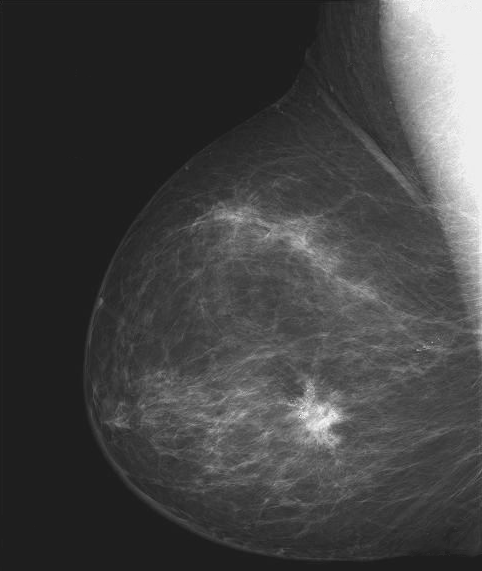
#> input picture CH03/Fig0304(a)(breast_digital_Xray).tif, 482 x 571 px, found by its file name
$ python B_expt1d.py
#> lines starting #> are read from the running program, lines starting #| are printed output that depends on the picture
### important_classes/intensity_transformations.py
'''
Intensity Transformations
'''
# Important imports
import numpy as np

class IntensityTransformations:

    def __init__(self):
        pass


    ''' Bit plane Slicing '''
    # [12 lines left out: function bit_plane_slicing, not called in this run]


    ''' Contrast Stretching '''
    def contrast_stretch(self,r1,r2,s1,s2,L=256):
        def cs(r):
            if r>=0 and r<r1:
                return (s1*r)/r1
            elif r>=r1 and r<=r2:
                return (r-r1)*((s2-s1)/(r2-r1))+s1
            elif r>r2 and r<L-1:
                return (r-r2)*((L-1-s2)/(L-1-r2))+s2
        return np.vectorize(cs)


    ''' Thresholding '''
    # [7 lines left out: function threshold, not called in this run]


    ''' Image Negative '''
    def negative(self,img,L):
        img=np.uint8(img)
        return self.contrast_stretch(0,L-1,L-1,0)(img)


    ''' Intensity Level Slicing '''
    # [11 lines left out: function intensity_level_slice, not called in this run]


    ''' Log Transformations (base:n)'''
    # [8 lines left out: function log, not called in this run]


    ''' Antilog Transformations (base:n)'''
    # [7 lines left out: function antilog, not called in this run]


    ''' Power-Law (Gamma) Transformations'''
    # [7 lines left out: function gamma, not called in this run]


### B_expt1d.py
'''
B_expt No. 1d:

Negative

Note: By default matplotlib.pyplot stretches the contrast of the image, which is not expected by us as learners, so we need to pass the lower and higher values of intensities in imshow(img,vmin=0,vmax=255) to get output as per our transform function

'''

# important imports
import numpy as np
from matplotlib import pyplot as plt, gridspec as gs
from dip_toolbox import IntensityTransformations

# initializing object from IntensityTransformations class
it=IntensityTransformations()

# importing images
img1=plt.imread('CH03\Fig0304(a)(breast_digital_Xray).tif')
#> img1 is the input picture: shape (571, 482); min 21, max 255, mean 66.7

# intensity levels
L=256

# negative
r=np.arange(0,L)
s,img2=it.negative(r,L),it.negative(img1,L)
#> call 2 of negative, with L = 256
#> in negative (call 2), `return self.contrast_stretch(0,L-1,L-1,0)(img)`:
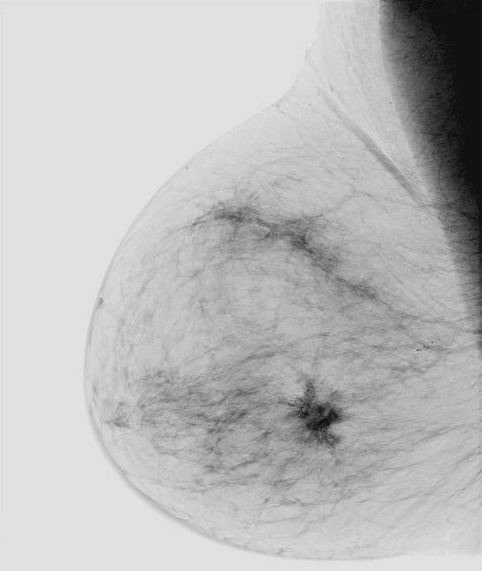
#> returned value: shape (571, 482) float64; min 0, max 234, mean 188.3
#> s = 256 values, max 255 at index 0, min 0 at index 255, mean 127.5


# plotting:
fig1=plt.figure(1)
gs1=gs.GridSpec(1,3)

ax11=plt.subplot(gs1[0,0])
ax11.set_title('Original image')
ax11.axis('off')
ax11.imshow(img1,cmap='gray',vmin=0,vmax=255)


ax12=plt.subplot(gs1[0,1])
ax12.set_title('Transformation function')
ax12.plot(r,s)
ax12.set_xlabel('input image intensity (r)')
ax12.set_ylabel('output image intensity (s)')

ax13=plt.subplot(gs1[0,2])
ax13.set_title('Negative image')
ax13.axis('off')
ax13.imshow(img2,cmap='gray',vmin=0,vmax=255)

plt.suptitle('Image Negative ',font='Times New Roman',fontweight="bold",fontsize=16)
plt.tight_layout(pad=2.5)
fig1.set_size_inches(13, 8)
plt.savefig('input_output/B_expt1_d.jpg',dpi=500)
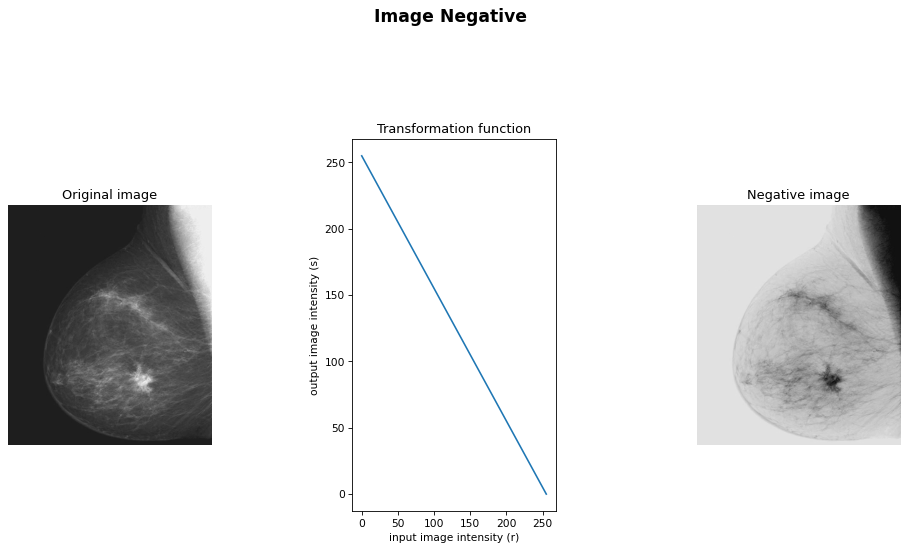
#> figure drawn by matplotlib, 3 panels; panel 2: curve peaks at x = 0, y = 255
plt.show()
